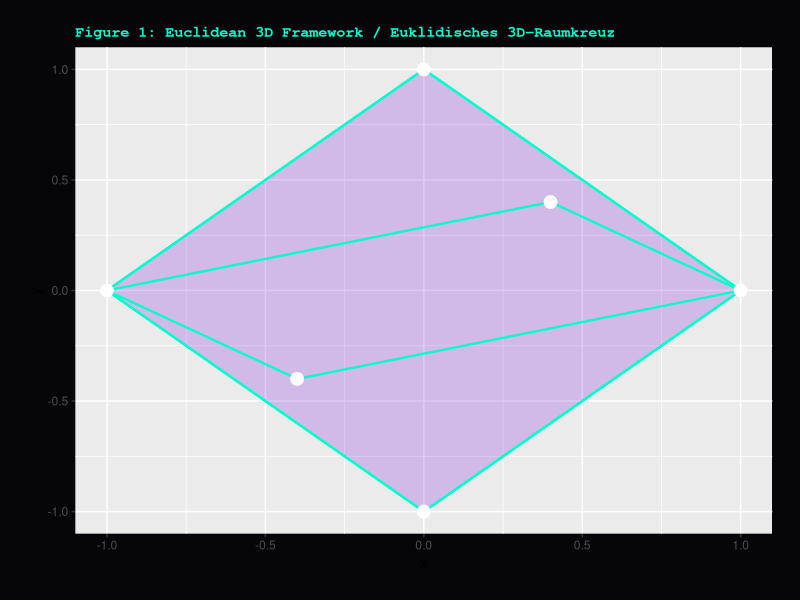
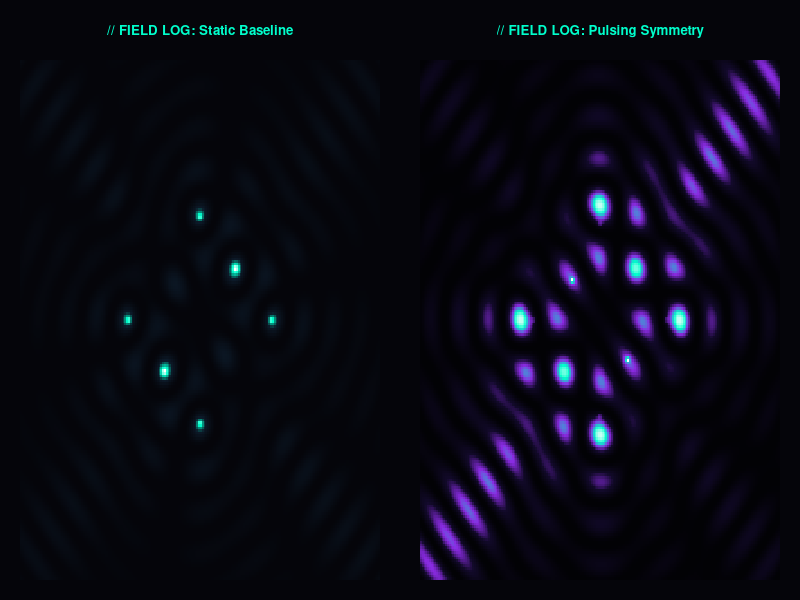

Here is the R script that generated these plots, in order:
## ---- chunk 1
library(ggplot2)
## ---- chunk 2
# Definition der 6 Raum-Knotenpunkte (3D)
vertices_3d <- data.frame(
  X = c(1, -1, 0,  0, 0,  0),
  Y = c(0,  0, 1, -1, 0,  0),
  Z = c(0,  0, 0,  0, 1, -1)
)

# Kanten-Verbindungen des Oktaeders exakt definieren
edges <- data.frame(
  x =    c(1, 1, 1, 1, -1, -1, -1, -1,  0,  0,  0,  0),
  y =    c(0, 0, 0, 0,  0,  0,  0,  0,  1, -1,  1, -1),
  z =    c(0, 0, 0, 0,  0,  0,  0,  0,  0,  0,  0,  0),
  xend = c(0, 0, 0, 0,  0,  0,  0,  0,  1,  1, -1, -1),
  yend = c(1, -1, 0, 0, 1, -1, 0, 0,  0,  0,  0,  0),
  zend = c(0, 0, 1, -1,  0,  0, 1, -1,  0,  0,  0,  0)
)

# 3D-zu-2D Parallelprojektion für ein sauberes Schrägbild
project_3d <- function(x, y, z) {
  x_proj <- x + 0.4 * z
  y_proj <- y + 0.4 * z
  return(data.frame(x = x_proj, y = y_proj))
}

## ---- chunk 3
# Core function for dynamic 3D-to-2D projection and wave superposition
generate_dynamic_octahedron <- function(k = 8.0, t = 0, rotate = TRUE) {
  vertices <- matrix(c(
     1,  0,  0,  -1,  0,  0,
     0,  1,  0,   0, -1,  0,
     0,  0,  1,   0,  0, -1
  ), ncol = 3, byrow = TRUE)
  
  if(rotate) {
    cos_t <- cos(t * 0.5)
    sin_t <- sin(t * 0.5)
    cx <- vertices[, 1] * cos_t + vertices[, 3] * sin_t
    cy <- vertices[, 2] * cos_t - vertices[, 3] * sin_t
  } else {
    cx <- vertices[, 1] + 0.5 * vertices[, 3]
    cy <- vertices[, 2] + 0.5 * vertices[, 3]
  }
  
  grid_size <- 200
  raumzeit_grid <- expand.grid(
    X = seq(-2.5, 2.5, length.out = grid_size),
    Y = seq(-2.5, 2.5, length.out = grid_size)
  )
  
  wellen_feld <- numeric(nrow(raumzeit_grid))
  for(i in 1:length(cx)) {
    r <- sqrt((raumzeit_grid$X - cx[i])^2 + (raumzeit_grid$Y - cy[i])^2)
    welle <- cos(k * r - t) / (sqrt(r) + 0.1)
    wellen_feld <- wellen_feld + welle
  }
  
  raumzeit_grid$Intensitaet <- wellen_feld^2
  stopifnot(sum(raumzeit_grid$Intensitaet) > 0)
  return(raumzeit_grid)
}
## ---- chunk 4
# Definition der 6 Raum-Knotenpunkte (3D)
vertices_3d <- data.frame(
  X = c(1, -1, 0,  0, 0,  0),
  Y = c(0,  0, 1, -1, 0,  0),
  Z = c(0,  0, 0,  0, 1, -1)
)

# Kanten-Verbindungen des Oktaeders exakt definieren
edges <- data.frame(
  x =    c(1, 1, 1, 1, -1, -1, -1, -1,  0,  0,  0,  0),
  y =    c(0, 0, 0, 0,  0,  0,  0,  0,  1, -1,  1, -1),
  z =    c(0, 0, 0, 0,  0,  0,  0,  0,  0,  0,  0,  0),
  xend = c(0, 0, 0, 0,  0,  0,  0,  0,  1,  1, -1, -1),
  yend = c(1, -1, 0, 0, 1, -1, 0, 0,  0,  0,  0,  0),
  zend = c(0, 0, 1, -1,  0,  0, 1, -1,  0,  0,  0,  0)
)

# 3D-zu-2D Parallelprojektion für ein sauberes Schrägbild
project_3d <- function(x, y, z) {
  x_proj <- x + 0.4 * z
  y_proj <- y + 0.4 * z
  return(data.frame(x = x_proj, y = y_proj))
}

p_vert <- project_3d(vertices_3d$X, vertices_3d$Y, vertices_3d$Z)
p_edges_start <- project_3d(edges$x, edges$y, edges$z)
p_edges_end <- project_3d(edges$xend, edges$yend, edges$zend)

faces <- data.frame(
  x = c(p_vert$x[c(1,3,5)], p_vert$x[c(1,4,5)], p_vert$x[c(2,3,5)], p_vert$x[c(2,4,5)]),
  y = c(p_vert$y[c(1,3,5)], p_vert$y[c(1,4,5)], p_vert$y[c(2,3,5)], p_vert$y[c(2,4,5)]),
  group = rep(1:4, each = 3)
)

ggplot() +
  # Das moderne Oktaeder als dezente, lila Hintergrundfläche
  geom_polygon(data = faces, aes(x = x, y = y, group = group), 
               fill = "#8A2BE2", alpha = 0.25) +
  # Die geometrischen Kanten des Koerpers zeichnen (linewidth anstelle von size wie ich voher dachte nehmen)
 geom_segment(aes(x = p_edges_start$x, y = p_edges_start$y, 
                   xend = p_edges_end$x, yend = p_edges_end$y),
               color = "#00FFCC", linewidth = 0.8) +
  # Die 6 Knotenpunkte hervorheben
  geom_point(aes(x = p_vert$x, y = p_vert$y), 
             color = "#FFFFFF", size = 4) +
  labs(title = "Figure 1: Euclidean 3D Framework / Euklidisches 3D-Raumkreuz") +
  theme(
    plot.background = element_rect(fill = "#05050A", color = NA),
    plot.title = element_text(color = "#00FFCC", family = "mono", size = 11, face = "bold"),
    plot.margin = margin(20, 20, 20, 20)
  )
## ---- chunk 5
# Wir teilen den Bildschirm in 2 Spalten auf (1 Zeile, 2 Spalten)
par(mfrow = c(1, 2), mar = c(1, 1, 3, 1), bg = "#05050A")

# 1. Die statische Basisgrafik berechnen
hologramm_statisch <- generate_dynamic_octahedron(k = 8.5, t = 0, rotate = FALSE)

# Nutze das schnelle, native R-Raster fuer Nebeneinander-Darstellung
matrix_statisch <- matrix(hologramm_statisch$Intensitaet, nrow = 200)
image(matrix_statisch, col = colorRampPalette(c("#05050A", "#0D1B2A", "#00FFCC", "#FFFFFF"))(256), 
      axes = FALSE, main = "// FIELD LOG: Static Baseline", col.main = "#00FFCC", cex.main = 0.8)

# 2. Die dynamische Grafik berechnen
hologramm_dynamisch <- generate_dynamic_octahedron(k = 8.5, t = pi/4, rotate = TRUE)

matrix_dynamisch <- matrix(hologramm_dynamisch$Intensitaet, nrow = 200)
image(matrix_dynamisch, col = colorRampPalette(c("#020205", "#120A2A", "#8A2BE2", "#00FFCC", "#FFFFFF"))(256), 
      axes = FALSE, main = "// FIELD LOG: Pulsing Symmetry", col.main = "#00FFCC", cex.main = 0.8)
